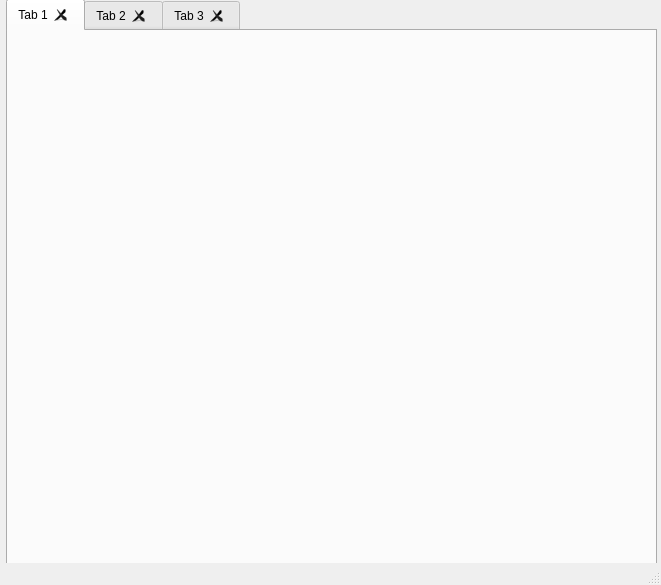
<?xml version="1.0" encoding="UTF-8"?>
<ui version="4.0">
 <class>MainWindow</class>
 <widget class="QMainWindow" name="MainWindow">
  <property name="geometry">
   <rect>
    <x>0</x>
    <y>0</y>
    <width>661</width>
    <height>585</height>
   </rect>
  </property>
  <property name="windowTitle">
   <string>MainWindow</string>
  </property>
  <widget class="QWidget" name="centralwidget">
   <widget class="QTabWidget" name="tabWidget">
    <property name="geometry">
     <rect>
      <x>6</x>
      <y>-1</y>
      <width>651</width>
      <height>571</height>
     </rect>
    </property>
    <property name="mouseTracking">
     <bool>false</bool>
    </property>
    <property name="currentIndex">
     <number>0</number>
    </property>
    <property name="tabsClosable">
     <bool>true</bool>
    </property>
    <widget class="QWidget" name="tab">
     <attribute name="title">
      <string>Tab 1</string>
     </attribute>
     <widget class="QLabel" name="label">
      <property name="geometry">
       <rect>
        <x>0</x>
        <y>0</y>
        <width>641</width>
        <height>541</height>
       </rect>
      </property>
      <property name="text">
       <string/>
      </property>
      <property name="pixmap">
       <pixmap>../../../Caio/Dolan.jpg</pixmap>
      </property>
      <property name="scaledContents">
       <bool>true</bool>
      </property>
      <property name="alignment">
       <set>Qt::AlignCenter</set>
      </property>
      <property name="wordWrap">
       <bool>false</bool>
      </property>
     </widget>
    </widget>
    <widget class="QWidget" name="tab_2">
     <attribute name="title">
      <string>Tab 2</string>
     </attribute>
     <widget class="QLabel" name="label_2">
      <property name="geometry">
       <rect>
        <x>220</x>
        <y>210</y>
        <width>311</width>
        <height>101</height>
       </rect>
      </property>
      <property name="text">
       <string>label2</string>
      </property>
     </widget>
    </widget>
    <widget class="QWidget" name="tab_3">
     <attribute name="title">
      <string>Tab 3</string>
     </attribute>
    </widget>
   </widget>
  </widget>
  <widget class="QMenuBar" name="menubar">
   <property name="geometry">
    <rect>
     <x>0</x>
     <y>0</y>
     <width>661</width>
     <height>21</height>
    </rect>
   </property>
  </widget>
  <widget class="QStatusBar" name="statusbar"/>
 </widget>
 <resources/>
 <connections/>
</ui>
